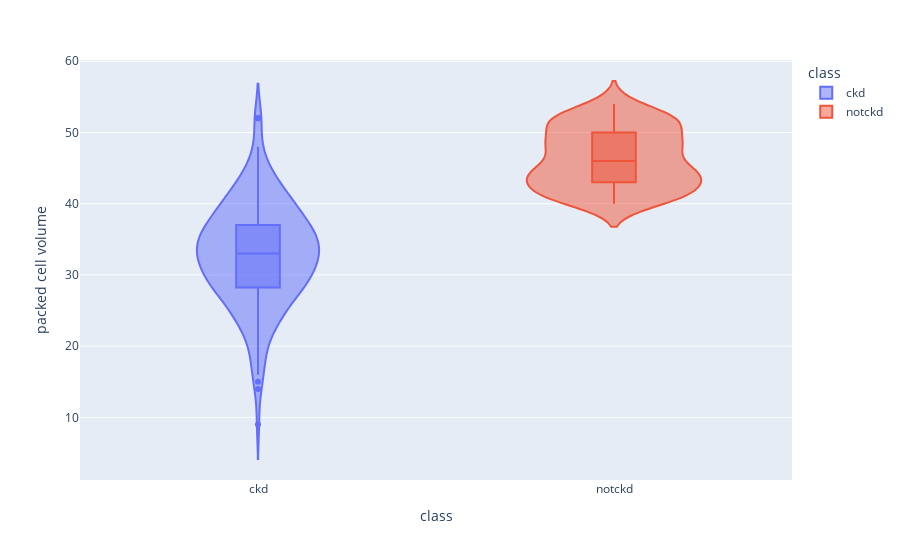

Here is the notebook cell this chart was saved with:
### Code cell
violin_auto('packed cell volume')

### Figure 1 — Plotly figure (JSON) as saved in the notebook; plotly's stock layout.template omitted (floating-point values rounded to 4 significant figures; data arrays with more than 128 entries replaced by an {"elided": "..."} marker saying what was removed)
{"data": [{"alignmentgroup": "True", "box": {"visible": true}, "hovertemplate": "class=%{x}<br>packed cell volume=%{y}<extra></extra>", "legendgroup": "ckd", "marker": {"color": "#636efa"}, "name": "ckd", "offsetgroup": "ckd", "orientation": "v", "scalegroup": "True", "showlegend": true, "type": "violin", "x": {"elided": "250 str values"}, "x0": " ", "xaxis": "x", "y": {"elided": "250 int values"}, "y0": " ", "yaxis": "y"}, {"alignmentgroup": "True", "box": {"visible": true}, "hovertemplate": "class=%{x}<br>packed cell volume=%{y}<extra></extra>", "legendgroup": "notckd", "marker": {"color": "#EF553B"}, "name": "notckd", "offsetgroup": "notckd", "orientation": "v", "scalegroup": "True", "showlegend": true, "type": "violin", "x": {"elided": "150 str values"}, "x0": " ", "xaxis": "x", "y": {"elided": "150 int values"}, "y0": " ", "yaxis": "y"}], "layout": {"legend": {"title": {"text": "class"}, "tracegroupgap": 0}, "margin": {"t": 60}, "violinmode": "overlay", "xaxis": {"anchor": "y", "categoryarray": ["ckd", "notckd"], "categoryorder": "array", "domain": [0, 1], "title": {"text": "class"}}, "yaxis": {"anchor": "x", "domain": [0, 1], "title": {"text": "packed cell volume"}}}}
